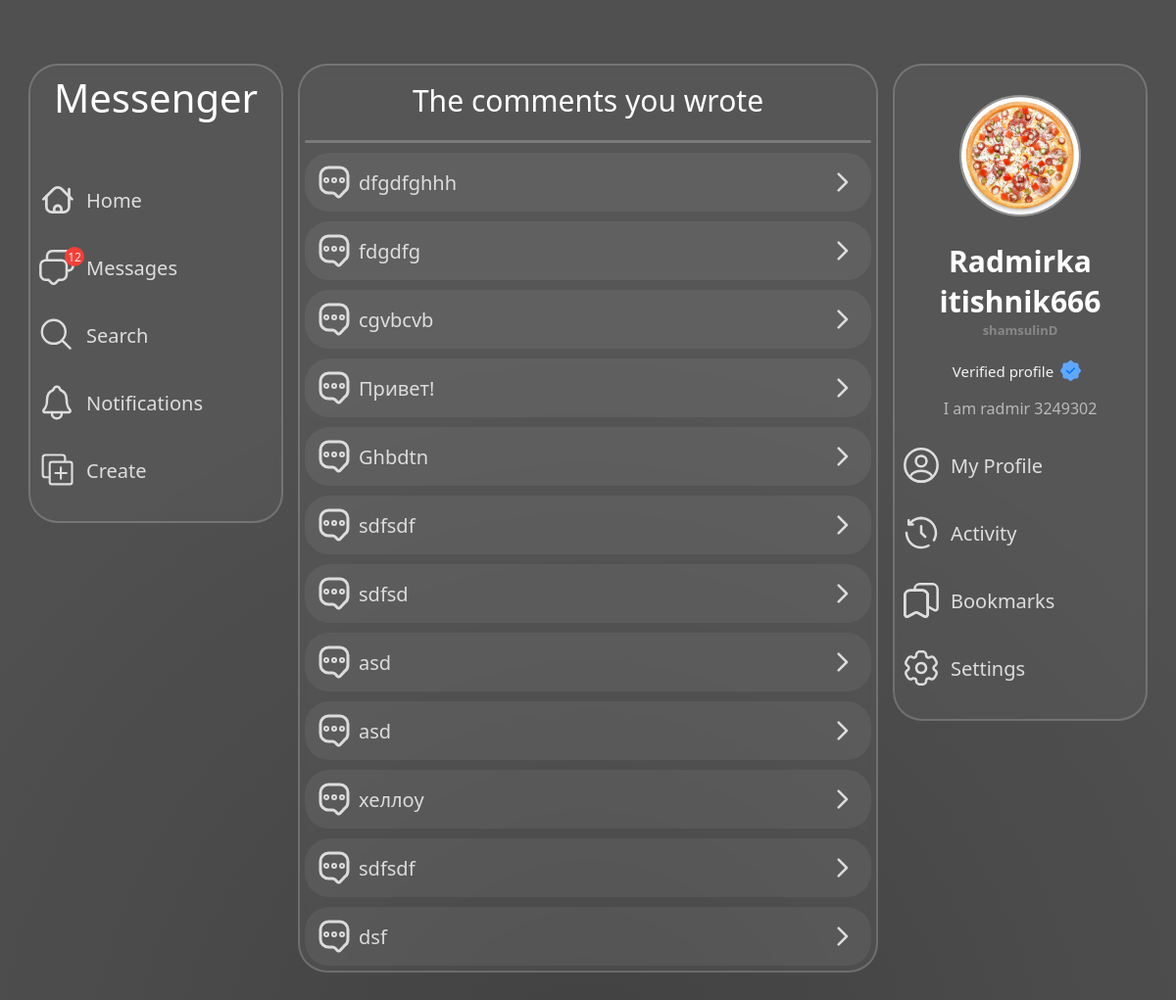
/activity/comments (signed in), run on the app's committed database.
### main/models.py (models this page shows, shortened)
class PostComment(models.Model):
    post = models.ForeignKey(Post, on_delete=models.CASCADE)
    user = models.ForeignKey(User, on_delete=models.CASCADE)
    content = models.TextField(max_length=300)
    time_create = models.DateTimeField(auto_now_add=True)

class Profile(models.Model):
    user = models.OneToOneField(User, on_delete=models.CASCADE)
    uuid = models.CharField(max_length=255)
    full_name = models.CharField(max_length=255)
    bio = models.TextField(max_length=255, blank=True, null=True, default='')
    avatar = models.ImageField(upload_to=avatar_directory_path, default='default_avatar.jpg')
    background_avatar = models.ImageField(upload_to=bg_avatar_directory_path, default='default_background_avatar.jpg')
    background_style = models.IntegerField(default=0)
    amount_followers = models.IntegerField(default=0)
    amount_following = models.IntegerField(default=0)
    amount_article = models.IntegerField(default=0)
    recommendations = models.TextField(null=True, default='')
    verify = models.BooleanField(blank=True, default=False)
    language = models.CharField(max_length=255, default='en')
    private = models.BooleanField(default=False)
    last_online = models.DateTimeField(blank=True)
    online_status = models.BooleanField(default=False)
    username_change_time = models.DateTimeField(blank=True)

### main/views.py (the view)
# urls.py: path('activity/comments', ActivityCommentsView.as_view(), name='activity_comments'),
class ActivityCommentsView(DataMixin, LoginRequiredMixin, ListView):
    model = Post
    template_name = 'main/activity-comment.html'
    login_url = 'login'
    def get_object(self):
        comments = PostComment.objects.filter(user=self.request.user).select_related('post').order_by('-pk')[:12]
        return comments
    def get_context_data(self, **kwargs):
        context = super().get_context_data(**kwargs)
        c_def = self.get_user_context(title=f'Comment history', comments=self.get_object())
        return {**context, **c_def}

### main/utils.py (called while the page is built)
    def get_user_context(self, **kwargs):
        context = kwargs
        profile = self.request.user
        notification_count = ProfileNotification.objects.filter(profile=profile, read=False)[:21].count()
        context['user_profile'] = profile
        context['background_style'] = background_styles[profile.profile.background_style]
        context['notification_count'] = notification_count
        return context

### main/templates/main/activity-comment.html (shortened to what this page needs)
{% extends 'main/base-expanded.html' %}
{% load static %}
{% block head %}
<link rel="stylesheet" href="{% static 'main/css/activity-comment.css' %}" type="text/css">
{% endblock %}
{% block body %}
<div class="selection-menu">
    <span class="selection-menu-title">The comments you wrote</span>
    <div class="selection-menu-line"></div>
    <div class="selection-menu-container">
    {% if comments|length == 0%}
        <span class="nothing">Nothing here</span>
    {% else %}
        {% for comment in comments %}
            <a href="{% url 'post' pk=comment.post.pk %}" class="selection-menu-button">
                <img class="selection-menu-button-svg" src="{% static 'main/svg/comment-dots.svg' %}" alt="svg-image">
                <span class="selection-menu-button-name">{{ comment.content }}</span>
                <img class="selection-menu-button-svg" style="margin-left: auto" src="{% static 'main/svg/right-arrow.svg' %}" alt="svg-image">
            </a>
        {% endfor %}
    {% endif %}
    </div>
</div>
{% endblock %}

### main/templates/main/base-expanded.html (shortened to what this page needs)
{% load static %}
<!DOCTYPE html>
<html lang="en">
<head>
    <link rel="stylesheet" href="{% static 'main/css/base.css' %}" type="text/css">
    <link rel="stylesheet" href="{% static 'main/css/popup.css' %}" type="text/css">
    <link rel="stylesheet" href="{% static 'main/css/home.css' %}" type="text/css">
    <link rel="stylesheet" href="{% static 'main/css/' %}{{ background_style }}" type="text/css">
    {% block head %}
    {% endblock %}
</head>
<body>
    <div class="main-container">
        <div class="mc-container-sidebar-container">
            <aside class="mc-sidebar-container">
                <div class="mc-sidebar-container-logo">Messenger</div>
                <div class="mc-sidebar-container-links">
                    <a class="mc-sb-c-links-a" href="{% url 'home' %}">
                        <img class="mc-sb-c-links-img" src="{% static 'main/svg/home-sidebar.svg' %}" alt="svg-image">
                        Home
                    </a>
                    <a style="position: relative;" href="{% url 'chat' %}">
                        <div class="mc-sb-c-links-message">12</div>
                        <div class="mc-sb-c-links-a">
                            <img class="mc-sb-c-links-img" src="{% static 'main/svg/messages-sidebar.svg' %}" alt="svg-image">
                            Messages
                        </div>
                    </a>
                    <a class="mc-sb-c-links-a" href="{% url 'search' %}">
                        <img class="mc-sb-c-links-img" src="{% static 'main/svg/search-sidebar.svg' %}" alt="svg-image">
                        Search
                    </a>
                    <a style="position: relative;" href="{% url 'profile_notification' %}">
                        <div class="mc-sb-c-links-a">
                            <img class="mc-sb-c-links-img" src="{% static 'main/svg/notification-sidebar.svg' %}" alt="svg-image">
                            Notifications
                        </div>
                    </a>
                    <a class="mc-sb-c-links-a" href="{% url 'create_post' %}">
                        <img class="mc-sb-c-links-img" src="{% static 'main/svg/create-sidebar.svg' %}" alt="svg-image">
                        Create
                    </a>
                </div>
            </aside>
        </div>
        <main class="mc-container-feed-container">
            {% block body %}
            {% endblock %}
        </main>
        <div class="mc-container-second-sidebar-container">
            <aside class="mc-second-sidebar-container">
                <a href="{% url 'profile' username=user_profile.username %}"><img class="mc-second-sidebar-container-avatar" src="{{ user_profile.profile.avatar.url }}" alt="{{ user_profile.username }}'s avatar"></a>
                <a href="{% url 'profile' username=user_profile.username %}"><h1 class="mc-second-sidebar-container-username">{{ user_profile.profile.full_name}}</h1></a>
                <h2 class="mc-second-sidebar-container-userid">{{ user_profile.username}}</h2>
                {% if user_profile.profile.verify %}
                    <div class="mc-second-sidebar-container-verify">
                        Verified profile
                        <img class="user-verify" title="Verified" src="{% static 'main/svg/verify.svg' %}">
                    </div>
                {% endif %}
                {% if user_profile.profile.bio != '' %}
                    <div class="mc-second-sidebar-container-description">{{ user_profile.profile.bio }}</div>
                {% endif %}
                <a class="mc-sb-c-links-a" href="{% url 'profile' username=user_profile.username %}">
                    <img class="mc-sb-c-links-img" src="{% static 'main/svg/profile.svg' %}" alt="svg-image">
                    My Profile
                </a>
                <a class="mc-sb-c-links-a" href="{% url 'activity' %}">
                    <img class="mc-sb-c-links-img" src="{% static 'main/svg/history.svg' %}" alt="svg-image">
                    Activity
                </a>
                <a class="mc-sb-c-links-a" href="{% url 'activity_bookmarks' %}">
                    <img class="mc-sb-c-links-img" src="{% static 'main/svg/save.svg' %}" alt="svg-image">
                    Bookmarks
                </a>
                <a class="mc-sb-c-links-a" href="{% url 'settings' %}">
                    <img class="mc-sb-c-links-img" src="{% static 'main/svg/settings.svg' %}" alt="svg-image">
                    Settings
                </a>
            </aside>
        </div>
    </div>
</body>
</html>

### main/static/main/css/base.css (style rules this page uses)
body { transition: all 500ms ease-in-out; margin: 0; background-attachment: fixed; color: #fff; width: 100%; height: 100%; cursor: default; }
.user-verify { height: 25px; width: 25px; margin: 5px; }

### main/static/main/css/home.css (style rules this page uses)
.main-container { width: fit-content; display: flex; margin: 50px auto; }
a { text-decoration: none; }
h1, h2, h3, h4, h5, h6 { margin: 0; color: #fff; }
.mc-container-sidebar-container { width: 290px; height: 100%; height: auto; }
.mc-container-second-sidebar-container { width: 290px; height: 100%; height: auto; }
.mc-container-feed-container { width: 592px; margin-bottom: 120px; }
.mc-sidebar-container { width: calc(100%-20px); margin: 15px; padding: 5px; border-radius: 30px; background: rgba(255, 255, 255, 0.041); backdrop-filter: blur( 4px ); -webkit-backdrop-filter: blur( 4px ); border: 2px solid rgba( 255, 255, 255, 0.18 ); position: sticky; top: 65px; left: 0; }
.mc-second-sidebar-container { width: calc(100%-20px); margin: 15px; padding: 5px; border-radius: 30px; background: rgba(255, 255, 255, 0.041); backdrop-filter: blur( 4px ); -webkit-backdrop-filter: blur( 4px ); border: 2px solid rgba( 255, 255, 255, 0.18 ); position: sticky; top: 65px; left: 0; display: grid; text-align: center; }
.mc-sidebar-container-logo { font-size: 40px; color: #fff; text-align: center; }
.mc-sidebar-container-links { display: grid; margin-top: 55px; }
.mc-sb-c-links-a { font-size: 20px; color: #fff; margin-bottom: 25px; align-items: center; display: flex; text-decoration: none; padding: 2px; border-radius: 10px; opacity: 80%; position: relative; transition: all 250ms ease-in-out; }
.mc-sb-c-links-img { height: 40px; width: 40px; margin-right: 10px; }
.mc-second-sidebar-container-avatar { height: 120px; width: 120px; object-fit: cover; border-radius: 50%; border: 2px solid #ffffff5d; margin: auto; margin-top: 25px; }
.mc-second-sidebar-container-username { color: #fff; font-size: 30px; margin-top: 20px; }
.mc-second-sidebar-container-description { overflow: hidden; width: 100%; margin-top: 5px; margin-bottom: 25px; color: #ffffff94; -webkit-text-fill-color: #ffffff94; max-height: 75px; }
.mc-second-sidebar-container-userid { color: #ffffff4b; -webkit-text-fill-color: #ffffff4b; font-size: 13px; margin-bottom: 10px; }
.mc-sb-c-links-message, .mc-sb-c-links-notify { background-color: #f43f38; width: 20px; height: 20px; position: absolute; border-radius: 50%; font-size: 12px; align-items: center; display: flex; justify-content: center; top: 0; left: 0; margin-left: 30px; max-width: 25px; color: #ffffffde; -webkit-text-fill-color: #ffffffde; margin-top: 1px; z-index: 1; font-weight: 500; }
.mc-second-sidebar-container-verify { display: flex; justify-content: center; align-items: center; font-size: 15px; color: #ffffffec; -webkit-text-fill-color: #ffffffec; margin: 5px 0px; font-weight: 500; }

### main/static/main/css/style-black.css (style rules this page uses)
body { background: radial-gradient(circle at 50% 100%, #414141 0%, #505050 60%); background-attachment: fixed !important; }

### main/static/main/css/activity-comment.css (style rules this page uses)
.selection-menu { height: fit-content; margin-top: 15px; border-radius: 30px; background: rgba(255, 255, 255, 0.041); backdrop-filter: blur(4px); -webkit-backdrop-filter: blur(4px); border: 2px solid rgba(255, 255, 255, 0.18); padding: 5px; display: flex; flex-direction: column; gap: 10px; }
.selection-menu-title { display: flex; justify-content: center; font-size: 30px; font-weight: 500; margin: 10px auto 10px auto; }
.selection-menu-line { border-top: 3px solid rgba(255, 255, 255, 0.212); border-radius: 5px; }
.selection-menu-container { display: flex; flex-direction: row; flex-wrap: wrap; justify-content: center; gap: 10px; }
.selection-menu-button { transition: all 150ms ease-in-out; border-radius: 25px; background: #ffffff13; width: calc(100% - 20px); height: 50px; display: flex; align-items: center; padding: 5px 10px; gap: 5px; opacity: 0.8; }
.selection-menu-button-svg { width: 40px; height: 40px; }
.selection-menu-button-name { font-size: 20px; font-weight: 500; color: #fff; -webkit-text-fill-color: #fff; text-wrap: nowrap; width: 75%; overflow: hidden; text-overflow: ellipsis; }

### data on the page
PostComment: content "dfgdfghhh"
PostComment: content "fdgdfg"
PostComment: content "cgvbcvb"
PostComment: content "Привет!"
PostComment: content "Ghbdtn"
PostComment: content "sdfsdf"
PostComment: content "sdfsd"
PostComment: content "asd"
PostComment: content "asd"
PostComment: content "хеллоу"
PostComment: content "sdfsdf"
PostComment: content "dsf"

### other printed values
{{ user_profile.profile.full_name }} "Radmirka itishnik666"
{{ user_profile.username }} "shamsulinD"
{{ user_profile.profile.bio }} "I am radmir 3249302"
